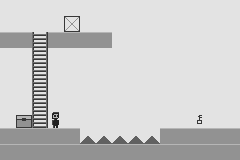

The image is a tile-based game level rendered from a .tmx file. Its description and source (layers, tilesets, objects; grid data summarised) follow:
An orthogonal 15x10 tile map with 16x16 px tiles, 2 tile layers (background, objects).

<map version="1.0" orientation="orthogonal" width="15" height="10" tilewidth="16" tileheight="16">
 <tileset firstgid="1" name="sprites-scetch" tilewidth="16" tileheight="16">
  <image source="../sprites/sprites-scetch.png" width="32" height="64" />
 </tileset>
 <layer name="background" width="15" height="10">
  <data>[150 cells, 150 non-empty, 1 distinct tile ids]</data>
 </layer>
 <layer name="objects" width="15" height="10">
  <data>[150 cells, 46 non-empty, 7 distinct tile ids]</data>
 </layer>
</map>